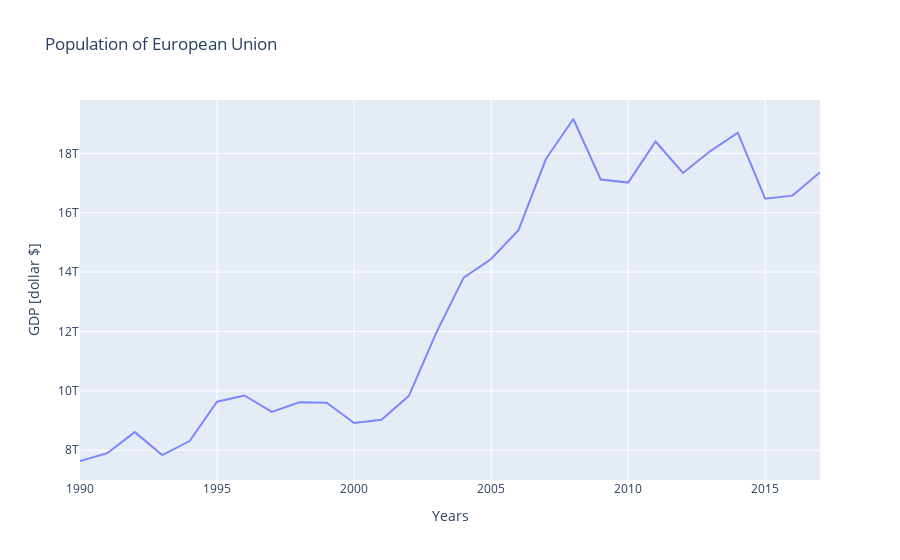

The notebook cell this image was saved under:
### Code cell
data = [gdp]
name_columns = ["Gross domestic product GDP of European Union"]
title = "Population of European Union"
y_title = "GDP [dollar $]"
visualize(data, name_columns, title, y_title, show=True)
